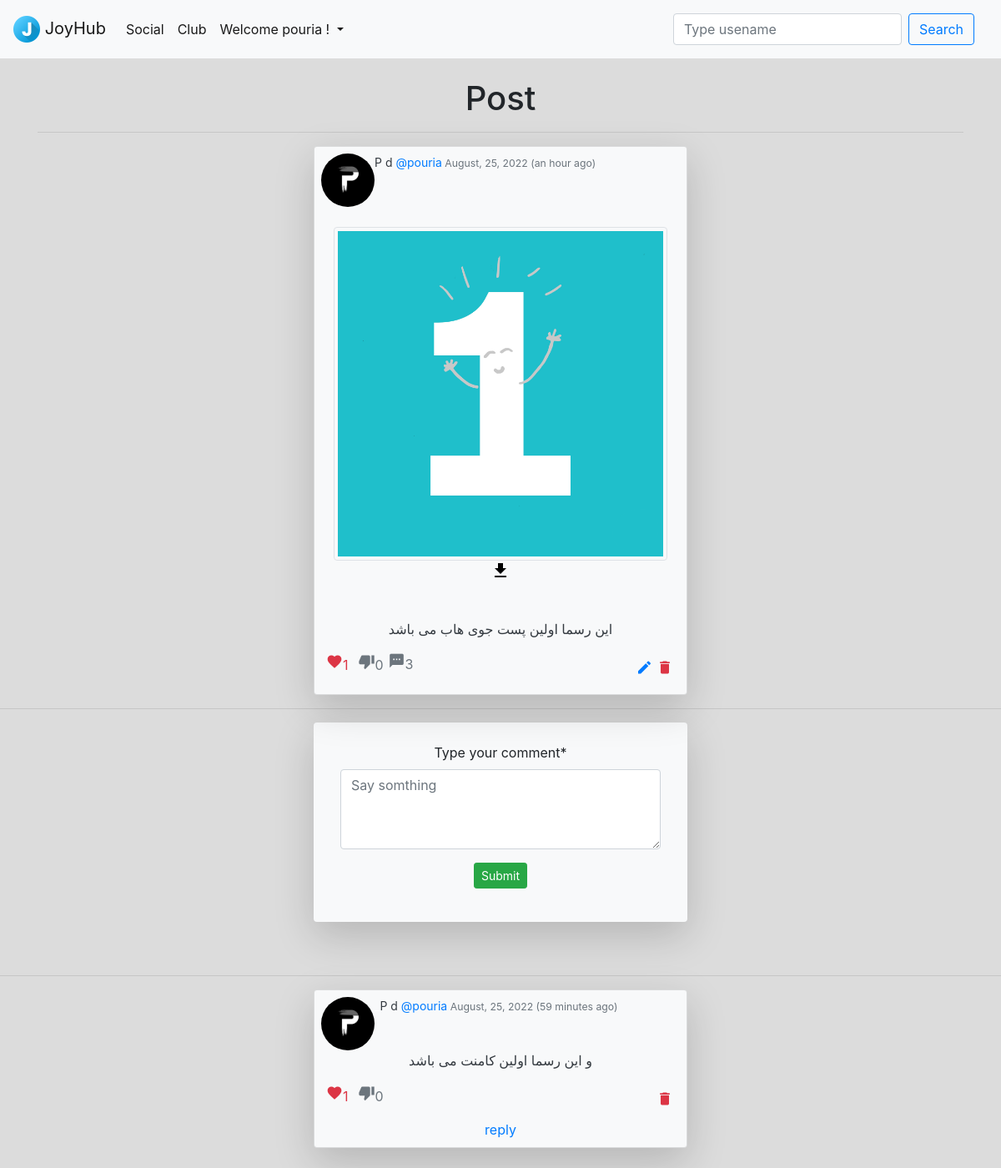
The page /social/post/ac0df21e6f9d4fba9f48436846c55836/ (signed in) on the database its author committed.
### social/models.py (models this page shows, shortened)
class Post(models.Model):
    id = models.UUIDField(primary_key=True, default=uuid.uuid4, editable=False)
    author = models.ForeignKey(User, on_delete=models.CASCADE)
    text = models.TextField(max_length=255, null=True, blank=True)
    post_image = models.ImageField(default='post_image_default.png', upload_to='posts_pics', null=True, blank=True)
    likes = models.ManyToManyField(User, blank=True, related_name='likes')
    dislikes = models.ManyToManyField(User, blank=True, related_name='dislikes')
    edited_at = models.DateTimeField(auto_now=True, null=True, blank=True)
    created_at = models.DateTimeField(auto_now_add=True, null=True, blank=True)
    class Meta:
        ordering = ['-created_at']
    def has_default_image(self):
        if self.post_image.url == '/media/post_image_default.png':
            return True
        return False
    def humanized_created_at(self):
        return humanize.naturaltime(self.created_at)
    def is_edited(self):
        if self.created_at != self.edited_at:
            return True
        return False

class Comment(models.Model):
    id = models.UUIDField(primary_key=True, default=uuid.uuid4, editable=False)
    author = models.ForeignKey(User, on_delete=models.CASCADE)
    post = models.ForeignKey(Post, on_delete=models.CASCADE, related_name="commented_post")
    parent = models.ForeignKey('self', null=True, blank=True, on_delete=models.CASCADE, related_name='+')
    text = models.TextField(max_length=255, null=True, blank=True)
    comment_image = models.ImageField(default='post_image_default.png', upload_to='comments_pics', null=True, blank=True)
    likes = models.ManyToManyField(User, blank=True, related_name='commentslikes')
    dislikes = models.ManyToManyField(User, blank=True, related_name='commentsdislikes')
    edited_at = models.DateTimeField(auto_now=True, null=True, blank=True)
    created_at = models.DateTimeField(auto_now_add=True, null=True, blank=True)
    class Meta:
        ordering = ['-created_at']
    def children(self):
        return Comment.objects.filter(parent=self).order_by('-created_at').all()
    def is_parent(self):
        if self.parent is None:
            return True
        return False
    def has_default_image(self):
        if self.comment_image.url == '/media/post_image_default.png':
            return True
        return False
    def humanized_created_at(self):
        return humanize.naturaltime(self.created_at)
    def is_edited(self):
        if self.created_at != self.edited_at:
            return True
        return False

### members/models.py (models this page shows, shortened)
class UserProfile(models.Model):
    user = models.OneToOneField(User, on_delete=models.CASCADE)
    profile_image = models.ImageField(default='default.png', upload_to='profile_pics', null=True, blank=True)
    bio = models.TextField(max_length=150, null=True, blank=True)
    birth_date = models.DateField(max_length=8, null=True, blank=True)
    last_update = models.DateTimeField(auto_now=True, null=True, blank=True)
    created_at = models.DateTimeField(auto_now_add=True, null=True, blank=True)
    class Meta:
        ordering = ['id']

### social/views.py (the view, shortened to what this page needs)
# urls.py: path('post/<str:pk>/', PostDetailView.as_view(), name='post_detail_view'),  # Detail post
class PostDetailView(LoginRequiredMixin, DetailView):
    def get(self, request, *args, **kwargs):
        post = get_object_or_404(Post, pk=self.kwargs.get('pk'))
        form = CommentForm()
        comments = Comment.objects.filter(post=post).order_by('-created_at')
        context = {
            'post':post,
            'form':form,
            'comments':comments,
        }
        return render(request, 'social/post_detail_view.html', context)

### social/forms.py
class CommentForm(forms.ModelForm):
    text = forms.CharField(label="Type your comment", widget=forms.Textarea(
        attrs={
            'placeholder':'Say somthing',
            'style':"width: 24rem; height: 6rem;"
        }
    ))
    class Meta:
        model = Comment
        fields = ['text']

### social/templates/social/post_detail_view.html (shortened to what this page needs)
{% extends 'home/base.html' %}
{% load crispy_forms_tags %}
{% load static %}
{% block content %}
    <body>
        <center>
            <h1>Post</h1>
            <hr>
            <div class="shadow-lg p-2 card bg-light" style="width: 28rem;">
                <div class="media content-section bg-light">
                    {% if post.author.userprofile.profile_image %}
                            <img class="rounded-circle article-img" src="{{post.author.userprofile.profile_image.url}}" width="64" height="64">
                    {% else %}
                            <img class="rounded-circle article-img" src="/media/default.png" width="64" height="64">
                    {% endif %}
                    {% if post.is_edited %}
                        <small class="text-dark">{{post.author.first_name}} {{post.author.last_name}} <a href="{% url 'personal_page' post.author %}">@{{post.author}}</a></small>
                        <small style="color: rgb(255, 255, 255);">_</small>
                        <small><small class="text-muted"> edited ({{post.humanized_edit_date}})</small></small>
                    {% else %}
                        <small class="text-dark">{{post.author.first_name}} {{post.author.last_name}} <a href="{% url 'personal_page' post.author %}">@{{post.author}}</a><small class="text-muted"> {{post.created_at|date:"F, d, Y"}} ({{post.humanized_created_at}})</small></small>
                    {% endif %}
                    </div>
                    {% if not post.has_default_image %}
                        <br>
                        <center>
                            <img src="{{post.post_image.url}}" class="img-fluid img-thumbnail bg-light" width="400" height="400">
                            <p><a class="card-link" href="{{post.post_image.url}}" download><i class="material-icons" style="color:black">file_download</i></a></p>
                        </center>
                    {% endif %}
                    <br>
                    <p class="card-text text-dark">{{post.text}}</p>
                    <div class="d-flex">
                        <form action="{% url 'like_post' post.pk %}" method="POST">
                            <button style="background-color:transparent; border:none; box-shadow:none;" typt="submit" name="post_id" value="{{ post.id }}">
                                {% if user in post.likes.all%}
                                    <a class="text-danger"><i class="material-icons" style="font-size:20px;">favorite</i>{{post.likes.all.count}}</a>
                                {% else %}
                                    <a class="text-secondary"><i class="material-icons" style="font-size:20px;">favorite</i>{{post.likes.all.count}}</a>
                                {% endif %}
                            </button>
                        </form>
                        <form action="{% url 'dislike_post' post.pk %}" method="POST">
                            <button style="background-color:transparent; border:none; box-shadow:none;" typt="submit" name="post_id" value="{{ post.id }}">
                                {% if user in post.dislikes.all%}
                                    <a class="text-dark"><i class="material-icons" style="font-size:20px;">thumb_down</i>{{post.dislikes.all.count}}</a>
                                {% else %}
                                    <a class="text-secondary"><i class="material-icons" style="font-size:20px;">thumb_down</i>{{post.dislikes.all.count}}</a>
                                {% endif %}
                            </button>
                        </form>
                        <a class="text-secondary" href="{% url 'post_detail_view' post.pk %}"><i class="material-icons" style="font-size:20px;">sms</i>3</a>
                        {% if post.author == user %}
                            <div class="ml-auto p-2">
                                <a class="text-primary" href="{% url 'post_edit_view' post.id %}"><i class="material-icons" style="font-size:20px;">edit</i></a>
                                <a class="text-danger" href="{% url 'post_delete_view' post.id %}"><i class="material-icons" style="font-size:20px;">delete</i></a>
                            </div>
                        {% endif %}
                    </div>
                </div>
            </div>
            <hr>
            <center>
                <div class="content-section"  style="width: 28rem;">
                    <form method="POST" enctype="multipart/form-data">
                        <fieldset class="form-group">
                            <div class="shadow-lg p-4 mb-5 bg-light rounded">
                                <div class="form-group">
                                    {{ form | crispy }}
                                    <button class="btn btn-success btn-sm" type="submit">Submit</button>
                                </div>
                            </div>
                        </fieldset>
                    </form>
                </div>
                <hr>
                {% for comment in comments %}
                    {% if comment.is_parent %}
                        <div class="shadow-lg p-2 card bg-light" style="width: 28rem;">
                            <div class="media content-section bg-light">
                                {% if comment.author.userprofile.profile_image %}
                                    <img class="rounded-circle article-img" src="{{comment.author.userprofile.profile_image.url}}" width="64" height="64">
                                {% else %}
                                    <img class="rounded-circle article-img" src="/media/default.png" width="64" height="64">
                                {% endif %}                                      <small style="color: rgb(255, 255, 255);">_</small>
                                {% if comment.is_edited %}
                                    <small class="text-dark">{{comment.author.first_name}} {{comment.author.last_name}} <a href="{% url 'personal_page' comment.author %}">@{{comment.author}}</a></small>
                                    <small style="color: rgb(255, 255, 255);">_</small>
                                    <small><small class="text-muted"> edited ({{comment.humanized_edit_date}})</small></small>
                                {% else %}
                                    <small class="text-dark">{{comment.author.first_name}} {{comment.author.last_name}} <a href="{% url 'personal_page' comment.author %}">@{{comment.author}}</a><small class="text-muted"> {{comment.created_at|date:"F, d, Y"}} ({{comment.humanized_created_at}})</small></small>
                                {% endif %}
                            </div>
                            <p class="card-text text-dark">{{comment.text}}</p>
                            <div class="d-flex">
                                <form action="{% url 'like_comment' post.pk comment.pk %}" method="POST">
                                    <button style="background-color:transparent; border:none; box-shadow:none;" typt="submit" name="post_id" value="{{ comment.id }}">
                                        {% if user in comment.likes.all%}
                                            <a class="text-danger"><i class="material-icons" style="font-size:20px;">favorite</i>{{comment.likes.all.count}}</a>
                                        {% else %}
                                            <a class="text-secondary"><i class="material-icons" style="font-size:20px;">favorite</i>{{comment.likes.all.count}}</a>
                                        {% endif %}
                                    </button>
                                </form>
                                <form action="{% url 'dislike_comment' post.pk comment.pk %}" method="POST">
                                    <button style="background-color:transparent; border:none; box-shadow:none;" typt="submit" name="post_id" value="{{ comment.id }}">
                                        {% if user in comment.dislikes.all%}
                                            <a class="text-dark"><i class="material-icons" style="font-size:20px;">thumb_down</i>{{comment.dislikes.all.count}}</a>
                                        {% else %}
                                            <a class="text-secondary"><i class="material-icons" style="font-size:20px;">thumb_down</i>{{comment.dislikes.all.count}}</a>
                                        {% endif %}
                                    </button>
                                </form>
                                {% if comment.author == user %}
                                    <div class="ml-auto p-2">
                                        <a class="text-danger" href="{% url 'comment_delete_view' post.id comment.id %}"><i class="material-icons" style="font-size:20px;">delete</i></a>
                                    </div>
                                {% endif %}
                            </div>
                            <button class="text-primary" style="background-color:transparent; border:none; box-shadow:none;" onclick="commentRplyToggle('{{comment.pk}}')">reply</button>
                        </div>
                        <br>
                    {% endif %}
                {% endfor %}
            </center>
    </body>
{% endblock %}

### home/templates/home/base.html (shortened to what this page needs)
{% load static %}
<!doctype html>
<html lang="en">
  <head>
    <link rel="stylesheet" href="https://cdn.jsdelivr.net/npm/bootstrap@4.6.2/dist/css/bootstrap.min.css">
  </head>
  <body>
    {% include 'home/navbar.html' %}
    <br>
    <div class="container">
      {% block content %}
      {% endblock %}
  </body>
</html>

### home/templates/home/navbar.html (shortened to what this page needs)
{% load static %}
<nav class="navbar navbar-expand-lg navbar-light bg-light">
  <a class="navbar-brand" href="{% url 'home' %}">
    <img src="{% static 'home/images/JoyHubIcon.png' %}" width="32" height="32" class="d-inline-block align-top">
    JoyHub
  </a>
  <div class="collapse navbar-collapse" id="navbarNavDropdown">
    <ul class="navbar-nav">
      {% if user.is_authenticated %}
      <li class="nav-item">
        <a class="nav-link active" aria-current="page" href="{% url 'social' %}">Social</a>
      </li>
      <li class="nav-item">
        <a class="nav-link active" aria-current="page" href="{% url 'club' %}">Club</a>
      </li>
      <li class="nav-item dropdown">
        <a class="nav-link active dropdown-toggle" href="#" role="button" data-toggle="dropdown" aria-expanded="false">
          Welcome {{user.username}} !
        </a>
      </li>
      {% endif %}
    </ul>
  </div>
  <nav class="navbar navbar-light bg-light">
    <form class="form-inline" method="post" action="{% url 'search_users' %}">
      <input class="form-control mr-sm-2" name="searched" type="search" placeholder="Type usename" aria-label="Search">
      <button class="btn btn-outline-primary my-2 my-sm-0" type="submit">Search</button>
    </form>
  </nav>
</nav>

### home/templates/home/base.html (style rules this page uses)
body { background: rgb(220, 220, 220); }

### rows shown on the page
Post: author.userprofile.profile_image (picture), author.first_name "P", author.last_name "d", author "pouria", created_at "August, 25, 2022", humanized_created_at "an hour ago", post_image (picture), text "این رسما اولین پست جوی هاب می باشد", likes.all.count "1", dislikes.all.count "0"
Comment: author.userprofile.profile_image (picture), author.first_name "P", author.last_name "d", author "pouria", created_at "August, 25, 2022", humanized_created_at "59 minutes ago", text "و این رسما اولین کامنت می باشد", likes.all.count "1", dislikes.all.count "0"

### other values the page prints
{{ user.username }} "pouria"
